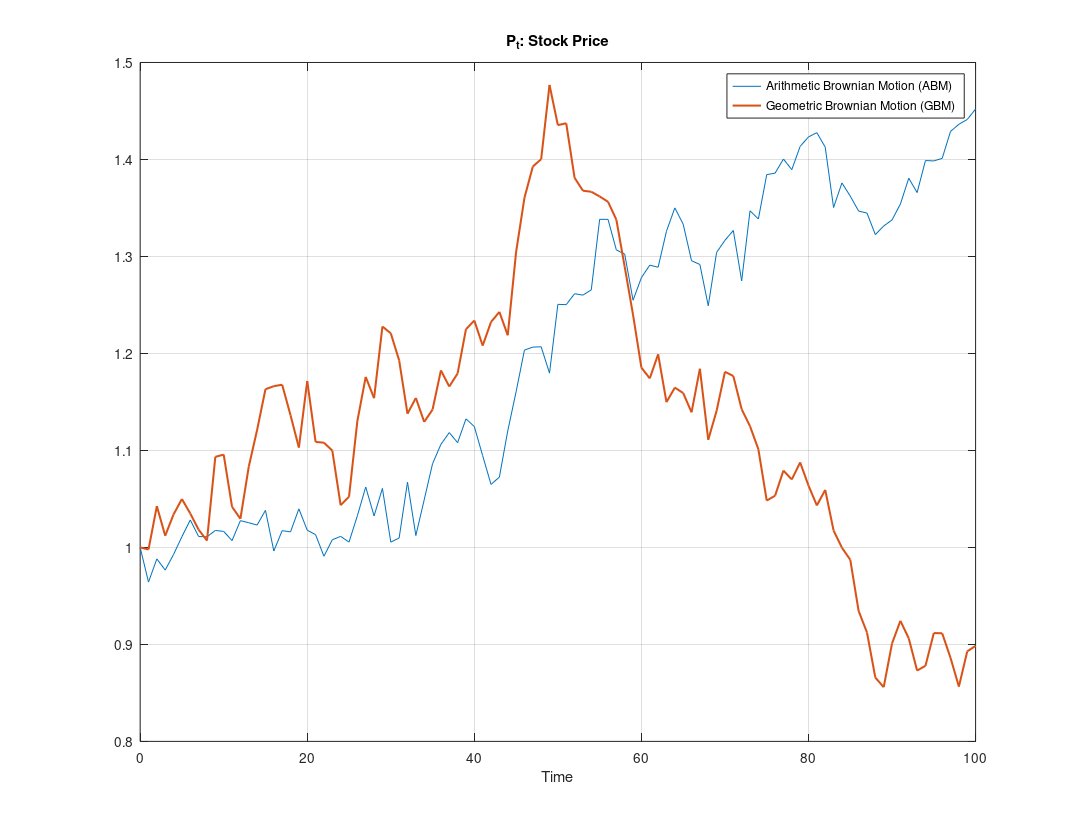

MATLAB code to generate this figure:
% Examples
%{
Author: Hamilton Galindo
Date: March 2021
Update: July 2022
%}
%==========================================================================
%
clear all;

p = mfilename('fullpath');           % the full path of this m-file
[filepath,name,ext] = fileparts(p);  % Split the "full path": We need "name" (of this m-file) 

% Example: ABM (Arithmetic Brownian Motion)
% Define P (stock price) as a ABM
mu = 0.001;
sigma = 0.03;
ABM_P = bm(mu,sigma);

% Example: GBM (Geometric Brownian Motion)
% Define the Y as a GBM
mu = 0.001;
sigma = 0.03;
GBM_P = gbm(mu,sigma);

% Simulate P: ABM vs GBM
nPeriods = 100;
rng('default');                    % make output reproducible
[P_abm, T] = simulate(ABM_P,nPeriods); % "simulate": Simulate multivariate stochastic differential equations (SDEs)
                                       %  P_abm is the "simulated serie" and T is the "time serie".
[P_gbm, T] = simulate(GBM_P,nPeriods);
                                   
% Plot (Fig 1)
figure('Name','Fig1')
plot(T,P_abm,T,P_gbm,'LineWidth', 1.5);
xlabel('Time')
title('P_t: Stock Price')
legend('Arithmetic Brownian Motion (ABM)','Geometric Brownian Motion (GBM)')
grid;

% Save the figure
h=gcf;
set(h,'PaperOrientation','landscape');
set(h,'PaperUnits','normalized');
set(gcf,'PaperPosition', [0 0 1 1]);
print(h, '-dpdf', strcat(name,'_Fig1.pdf'));

ylim([-0.2 1.2])